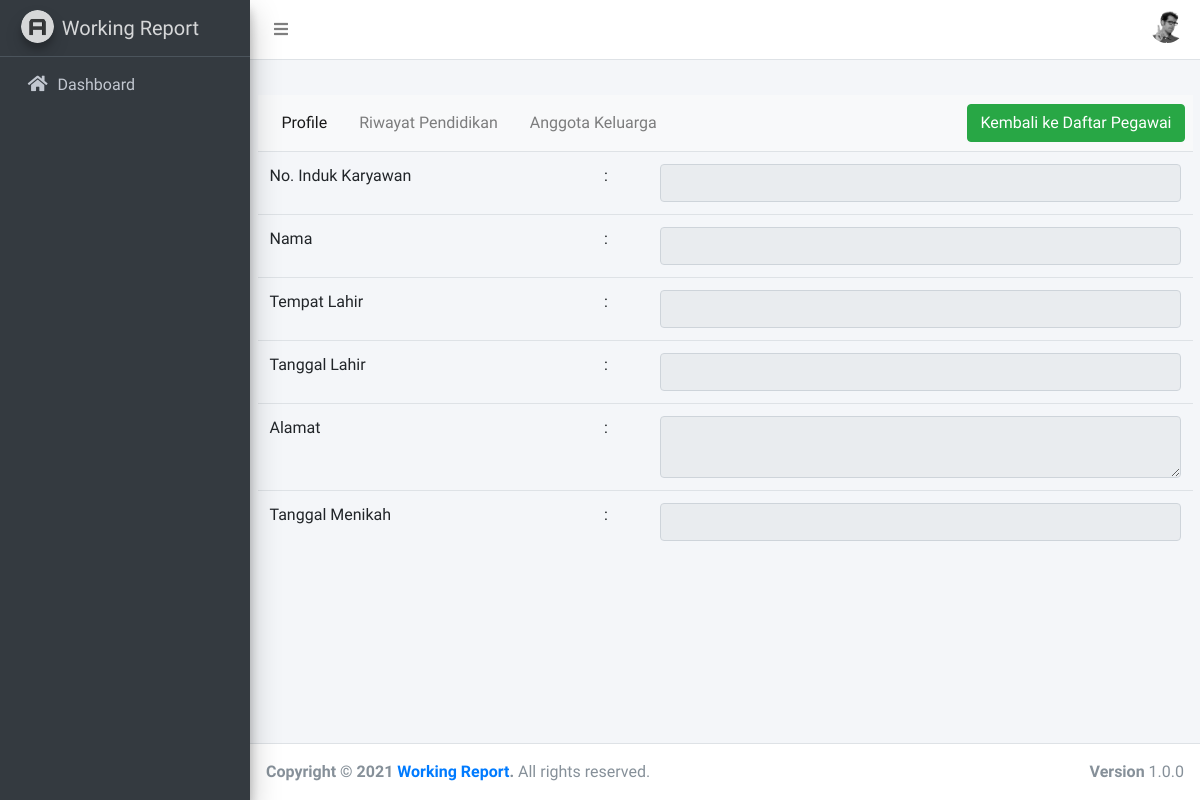
The page /pegawai/profile/1 on the database as committed earlier.
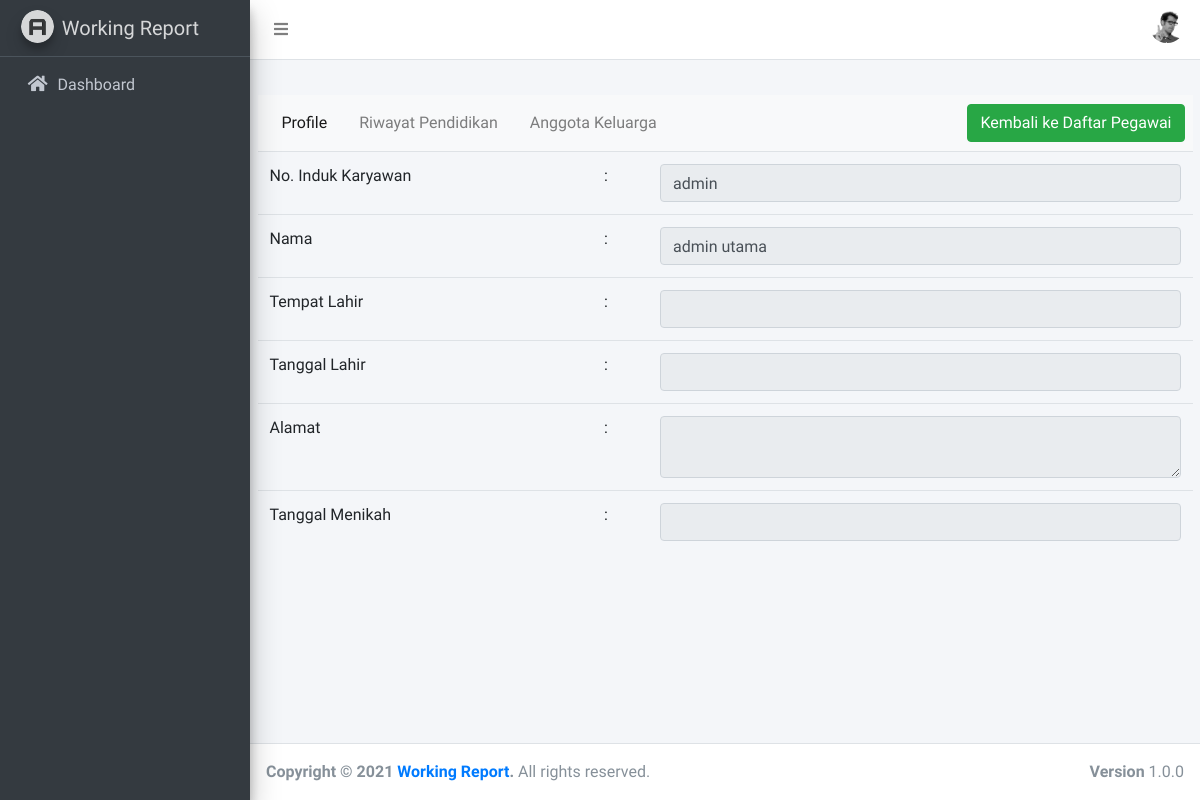
The same page on the database as committed later.
### tables this page shows
CREATE TABLE `personal_data` (
  `id` int(11) NOT NULL,
  `user_id` int(11) DEFAULT NULL,
  `nik` varchar(20) DEFAULT NULL,
  `name` varchar(50) DEFAULT NULL,
  `birth_place` varchar(50) DEFAULT NULL,
  `birth_date` date DEFAULT NULL,
  `address` text DEFAULT NULL,
  `married_date` date DEFAULT NULL
);

### application/controllers/Pegawai.php (called while the page is built, shortened)
<?php
class Pegawai extends CI_Controller
{
    function __construct(){
		$this->load->model('M_profile');
		$this->load->model('M_user');
		$this->load->library('form_validation');
	}
	public function profile($id=""){
		$data['row'] = $this->M_profile->getByIdProfilePegawai($id);
		$data['content'] = 'pegawai/v_profile';
		$data['listuser'] = $this->M_user->getAll();
		$data['profile'] = $this->M_profile->getProfile()->result();
		$this->load->view('v_template', $data);
	}
}

### index.php (called while the page is built, shortened)
<?php
require_once BASEPATH.'core/CodeIgniter.php';

### application/models/M_profile.php (called while the page is built, shortened)
<?php
	class M_profile extends CI_Model {
        private $_table = 'users';
        private $_table2 = 'personal_data';
        public function getByIdProfilePegawai($id){
            $this->db->select('users.*, b.name, b.nik, b.birth_place, b. birth_date, b.address, b.married_date');
            $this->db->from($this->_table);
            $this->db->join($this->_table2 . " b",'b.user_id = users.id');
            $this->db->where('users.id', $id);
            $query = $this->db->get();
            return $query->row();
        }
        public function getProfile(){
            $this->db->select('*');
            $this->db->from($this->_table2);
            $query = $this->db->get();
            return $query;
        }
    }
?>

### application/views/pegawai/v_profile.php (the view, shortened to what this page needs)
<div class="col-sm-12">
<nav class="navbar navbar-expand-lg navbar-light ">
  <div class="collapse navbar-collapse" id="navbarNavAltMarkup">
    <div class="navbar-nav">
      <a class="nav-item nav-link active" href="<?= base_url();?>pegawai/profile/<?=$row->id?>">Profile <span class="sr-only">(current)</span></a>
      <a class="nav-item nav-link" href="<?= base_url();?>pegawai/education/<?=$row->id?>">Riwayat Pendidikan</a>
      <a class="nav-item nav-link" href="<?= base_url();?>pegawai/family/<?=$row->id?>">Anggota Keluarga</a>
    </div>
  </div>
  <a href="<?= base_url(); ?>pegawai"class="btn btn-success">
     Kembali ke Daftar Pegawai
    </a>
</nav>
    <form action="<?=base_url();?>profile/form_profile" method="post">
        <table class="table" width="100%">
            <tr>
                <td>
                    No. Induk Karyawan
                </td>
                <td>
                    :
                </td>
                <td>
                    <input disabled type="text" name="nik" value="<?=(isset($row->nik)?$row->nik:'');?>"
                    required class="form-control"/>
                </td>
            </tr>
            <tr>
                <td>
                    Nama
                </td>
                <td>
                    :
                </td>
                <td>
                <input disabled type="text" name="name" value="<?=(isset($row->name)?$row->name:'');?>"
                    required class="form-control"/>
                </td>
            </tr>
            <tr>
                <td>
                    Tempat Lahir
                </td>
                <td>
                    :
                </td>
                <td>
                    <input disabled type="text" name="birth_place" value="<?=(isset($row->birth_place)?$row->birth_place:'');?>"
                    required class="form-control"/>
                </td>
            </tr>
            <tr>
                <td>
                    Tanggal Lahir
                </td>
                <td>
                    :
                </td>
                <td>
                <input disabled type="text" name="birth_date" value="<?=(isset($row->birth_date)?$row->birth_date:'');?>"
                    required class="form-control"/>
                </td>
            </tr>
            <tr>
                <td>
                    Alamat
                </td>
                <td>
                    :
                </td>
                <td>
                <textarea disabled name="address" class="form-control"><?=isset($row->address)?$row->address:''?></textarea>
                </td>
            </tr>
            <tr>
                <td>
                    Tanggal Menikah
                </td>
                <td>
                    :
                </td>
                <td>
                <input disabled type="text" name="married_date" value="<?=(isset($row->married_date)?$row->married_date:'');?>"
                    required class="form-control"/>
                </td>
            </tr>
        </table>
            </div>
</div>

Rows that differ between the two databases and show on the page:
added personal_data: nik "admin", name "admin utama"
